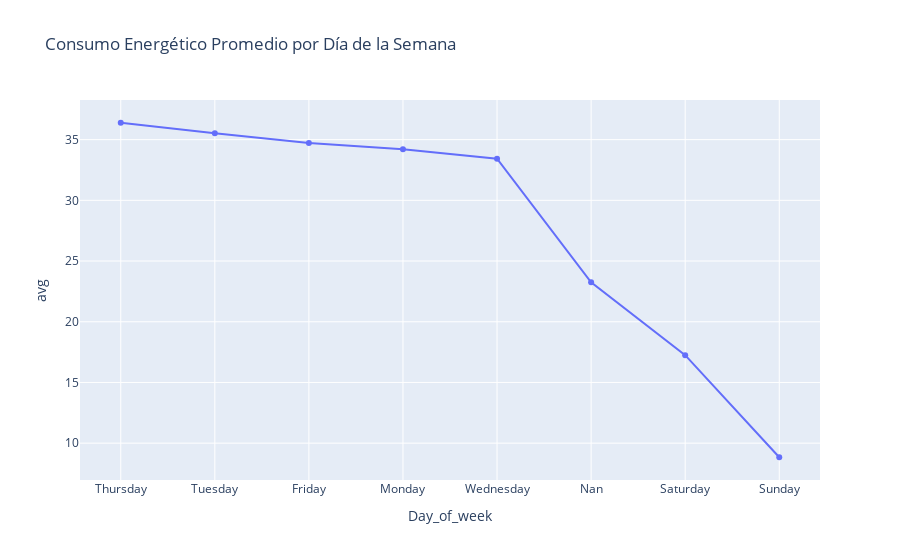

Notebook code for this chart:
### Code cell
# Visualizar
fig = px.line(
    df_day.to_pandas(),
    x='Day_of_week',
    y='avg',
    title='Consumo Energético Promedio por Día de la Semana',
    markers=True
)
fig.show()

### Figure 1 — Plotly figure (JSON) as saved in the notebook; plotly's stock layout.template omitted (floating-point values rounded to 4 significant figures)
{"data": [{"hovertemplate": "Day_of_week=%{x}<br>avg=%{y}<extra></extra>", "legendgroup": "", "line": {"color": "#636efa", "dash": "solid"}, "marker": {"symbol": "circle"}, "mode": "lines+markers", "name": "", "orientation": "v", "showlegend": false, "type": "scatter", "x": ["Thursday", "Tuesday", "Friday", "Monday", "Wednesday", "Nan", "Saturday", "Sunday"], "xaxis": "x", "y": [36.39, 35.52, 34.72, 34.2, 33.43, 23.25, 17.25, 8.84], "yaxis": "y"}], "layout": {"legend": {"tracegroupgap": 0}, "title": {"text": "Consumo Energético Promedio por Día de la Semana"}, "xaxis": {"anchor": "y", "domain": [0, 1], "title": {"text": "Day_of_week"}}, "yaxis": {"anchor": "x", "domain": [0, 1], "title": {"text": "avg"}}}}
